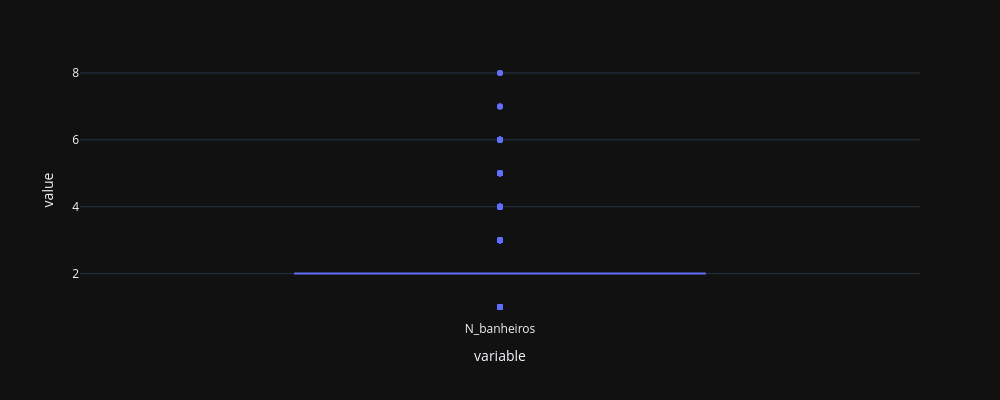

Notebook cell for this chart:
### Markdown cell above
### N_Banheiros

### Code cell
fig = px.box(
    df['N_banheiros'],
    height = 400,
    width = 1000
)

fig.show()

### Figure 1 — Plotly figure (JSON) as saved in the notebook; plotly's stock layout.template omitted (floating-point values rounded to 4 significant figures; data arrays with more than 128 entries replaced by an {"elided": "..."} marker saying what was removed)
{"data": [{"alignmentgroup": "True", "hovertemplate": "variable=%{x}<br>value=%{y}<extra></extra>", "legendgroup": "", "marker": {"color": "#636efa"}, "name": "", "notched": false, "offsetgroup": "", "orientation": "v", "showlegend": false, "x": {"elided": "7202 str values"}, "x0": " ", "xaxis": "x", "y": {"elided": "7202 int values"}, "y0": " ", "yaxis": "y", "type": "box"}], "layout": {"xaxis": {"anchor": "y", "domain": [0.0, 1.0], "title": {"text": "variable"}}, "yaxis": {"anchor": "x", "domain": [0.0, 1.0], "title": {"text": "value"}}, "legend": {"tracegroupgap": 0}, "margin": {"t": 60}, "boxmode": "group", "height": 400, "width": 1000}}
